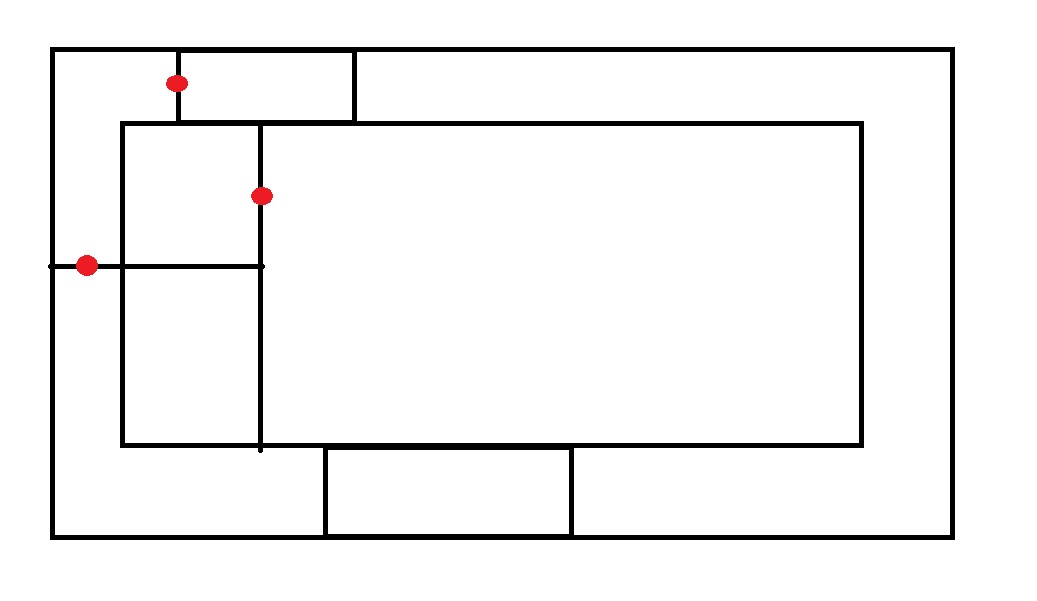
#> input picture resources/drawing.jpg, 1037 x 601 px
$ python P_21_findcontours.py   (older library calls are emulated)
#> lines starting #> are read from the running program, lines starting #| are printed output that depends on the picture; after the words box and inside, x2 and y2 are one past the last pixel; in counts of white or black regions, pixels touching at a corner belong together
import numpy as np
import cv2 as cv

img = cv.imread( "../resources/drawing.jpg" )
#> img is the input picture: shape (601, 1037, 3); mean B, G, R 242.6, 242.6, 242.9

##########
# Contours
# --------
# Contours can be explained simply as a curve joining all the continuous points (along the
# boundary), having same color or intensity. The contours are a useful tool for shape
# analysis and object detection and recognition.
#
# - For accuracy use binary images. So apply threshold and canny edge detection before finding contours
# - Since opencv 3.2, findContours() doesn't modify the orginal image.
# - In OpenCV, finding contours is like finding white object from the black background,
#   So object to be found should be white and background should be black.
#
# findContours() has three arguments:
# - source image
# - contour retrieval mode
# - contour approximation method
#
# It returns three values:
# - modified image
# - the contours - each contour is a numpy array of (x, y) coordinates of boundary
# - hierarchy
#
# Folloing code find contours

imgray = cv.cvtColor(img, cv.COLOR_BGR2GRAY )
ret, thresh = cv.threshold(imgray, 127, 255, 0 )
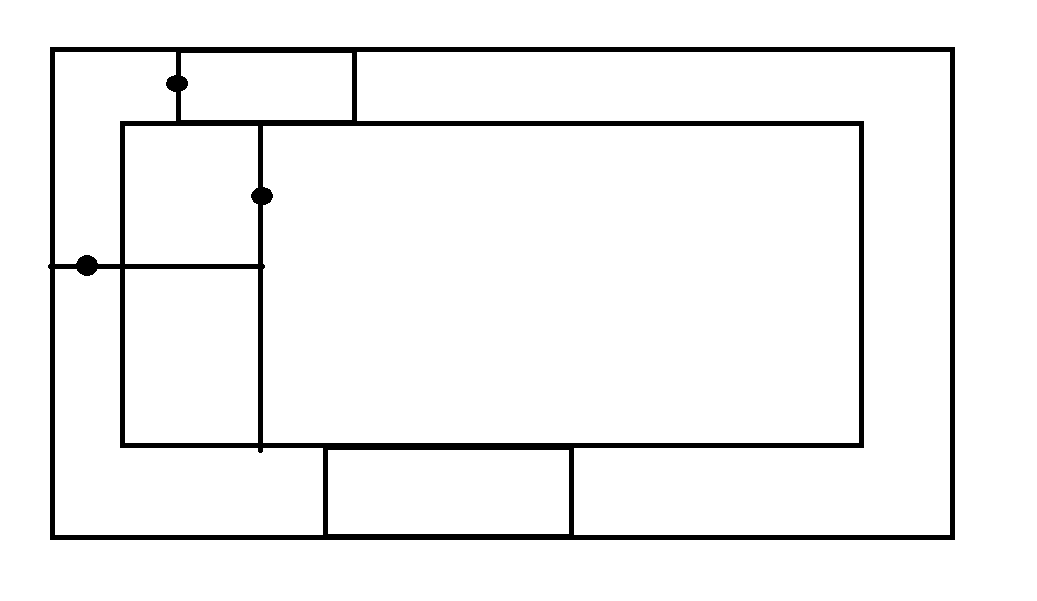
#> thresh: shape (601, 1037); 95.1% white; 1 black region
#thresh = cv.Canny( thresh, 100, 200 )

cv.imshow( "All Contours", thresh )
cv.waitKey(0)
cv.destroyAllWindows()
im2, contours, hierarchy = cv.findContours( thresh, cv.RETR_TREE, cv.CHAIN_APPROX_SIMPLE )
#> contours = 10 contours; largest, box (x1, y1, x2, y2) and area: (0, 0, 1037, 601) 621600, (47, 46, 956, 541) 447570, (263, 126, 859, 443) 187871, (357, 52, 950, 535) 100387, (55, 269, 323, 535) 34286

print( contours )
#> (printed output is left out)
print( hierarchy )
#| [[[-1 -1  1 -1]
#|   [-1 -1  2  0]
#|   [ 3 -1 -1  1]
#|   [ 4  2 -1  1]
#|   [ 5  3 -1  1]
#|   [ 6  4 -1  1]
#|   [ 7  5 -1  1]
#|   [ 8  6 -1  1]
#|   [ 9  7 -1  1]
#|   [-1  8 -1  1]]]


#
# Drawing Contours
# To draw the contours, cv.drawContours function is used. It can also be used to draw any shape
# provided you have its boundary points. Its first argument is source image, second argument is the contours
# which should be passed as a Python list, third argument is index of contours (useful when drawing individual
# contour. To draw all contours, pass -1) and remaining arguments are color, thickness etc.
#

# To draw all the contours in an image:
cv.drawContours(img, contours, -1, (0,255,0), 3)
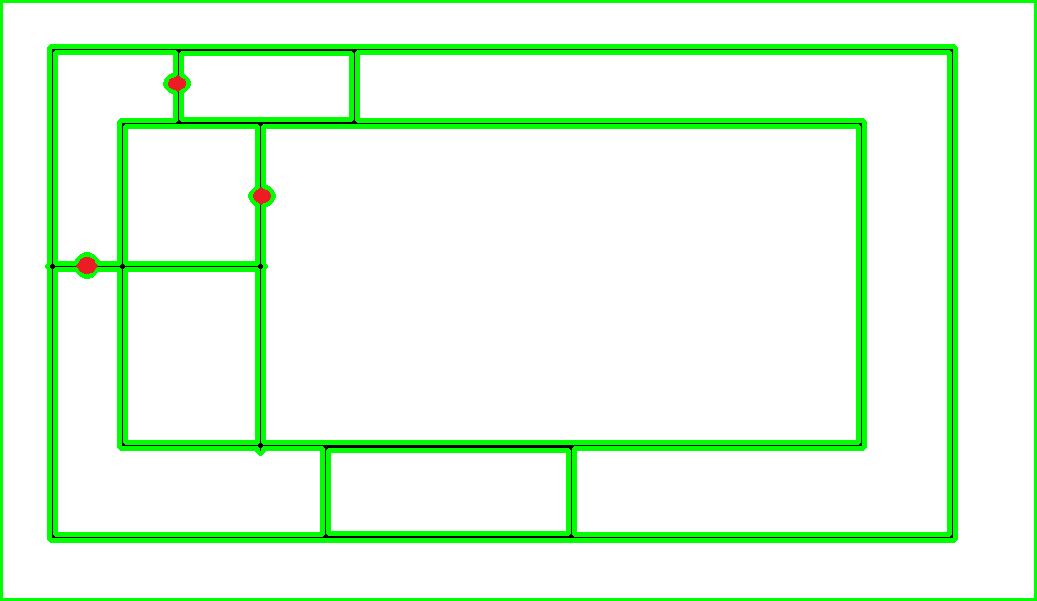
#> img: shape (601, 1037, 3); 10.67% of pixels changed, all inside (x1, y1, x2, y2) = (0, 0, 1037, 601)

cv.imshow( "All Contours", img )
cv.waitKey(0)
cv.destroyAllWindows()

# To draw an individual contour, say 4th contour:
cv.drawContours(img, contours, 3, (0,255,0), 3)

cv.imshow( "4th Contour", img )
cv.waitKey(0)
cv.destroyAllWindows()

# But most of the time, below method will be useful:
cnt = contours[4]
#> cnt = contour of 25 points, box (x1, y1, x2, y2) (55, 269, 323, 535), area 34286
print( cnt )
#> (printed output is left out)
cv.drawContours(img, [cnt], 0, (0,255,0), 3)

cv.imshow( "4th Contour", img )
cv.waitKey(0)
cv.destroyAllWindows()
